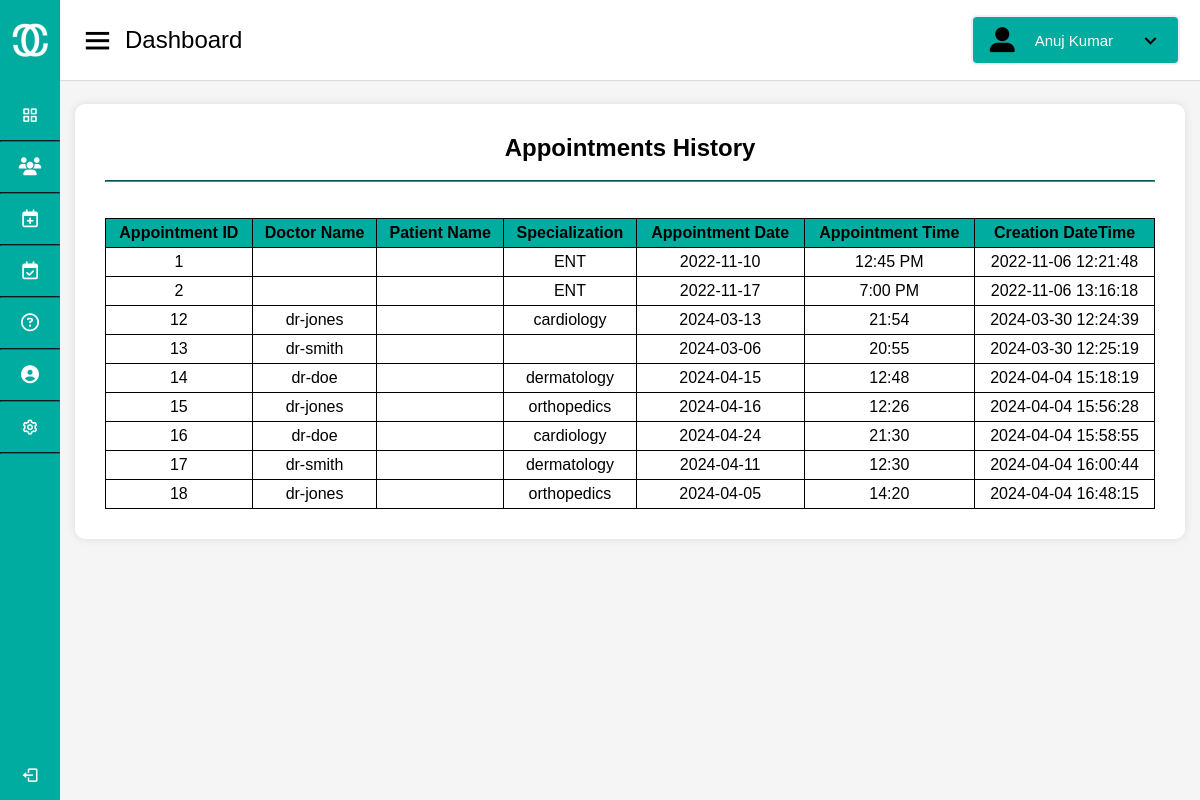
Screenshot of /Doctor/appointments-history.php with the database file from the repository.
### tables this page shows
CREATE TABLE `appointment` (
  `id` int(11) NOT NULL,
  `doctorSpecialization` varchar(255) DEFAULT NULL,
  `doctor` varchar(255) NOT NULL,
  `consultancyFees` int(11) DEFAULT NULL,
  `appointmentDate` varchar(255) DEFAULT NULL,
  `appointmentTime` varchar(255) DEFAULT NULL,
  `postingDate` timestamp NULL DEFAULT current_timestamp(),
  `updationDate` timestamp NULL DEFAULT NULL ON UPDATE current_timestamp()
);

### Doctor/appointments-history.php (the view, shortened to what this page needs)
<!DOCTYPE html>
<html lang="en" dir="ltr">
  <head>
    <link rel="stylesheet" href="style.css" />
    <link href="https://unpkg.com/boxicons@2.0.7/css/boxicons.min.css" rel="stylesheet" />
  </head>
  <body onload="onload()">
    <div class="sidebar">
      <div class="logo-details">
        <img src="logo.png" alt="logo">
        <span class="logo_name">CureConnect</span>
      </div>
      <ul class="nav-links">
        <li>
          <a href="index.html" >
            <i class="bx bx-grid-alt"></i>
            <span class="links_name">Dashboard</span>
          </a>
        </li>
        <hr>
        <li>
          <a href="search_patient.php">
            <i class="fa-solid fa-users"></i>
            <span class="links_name">Search Patients</span>
          </a>
          </li>
          <hr>
        <li>
          <a href="manage-appointment.php">
            <i class="fa-regular fa-calendar-plus"></i>
            <span class="links_name">Manage Appointments</span>
          </a>
          </li>
          <hr>
        <li>
          <a href="appointments-history.php">
            <i class="fa-regular fa-calendar-check"></i>
            <span class="links_name">Appointments History</span>
          </a>
        </li>
        <hr>
        <li>
          <a href="contact-us.html">
            <i class="fa-regular fa-circle-question"></i>
            <span class="links_name">Support</span>
          </a>
        </li>
        <hr>
        <li>
          <a href="main-update.php">
            <i class="fa-solid fa-circle-user"></i>
            <span class="links_name">Manage Profile</span>
          </a>
        </li>
        <hr>
        <li>
          <a href="settings.html">
            <i class="bx bx-cog"></i>
            <span class="links_name">Settings</span>
          </a>
        </li>
        <hr>
        <li class="log_out">
          <a href="#">
            <i class="bx bx-log-out"></i>
            <span class="links_name">Log out</span>
          </a>
        </li>
      </ul>
    </div>
    <section class="home-section">
      <nav>
        <div class="sidebar-button">
          <i class="bx bx-menu sidebarBtn"></i>
          <span class="dashboard">Dashboard</span>
        </div>
        <button class="profile-details dropbtn dropdown" onclick="toggleDropdown()">
          <i class="fa-solid fa-user-large"></i>
          <span class="admin_name">Anuj Kumar</span>
          <i class="bx bx-chevron-down"></i>
        </button>
      </nav>
      <div class="home-content">
        <div class="main">
          <div class="main-head">
            <h2>Appointments History</h2><br><hr><br><br>
          </div>
          <div class="table-container">
<table>
<tr>
    <th>Appointment ID</th>
    <th>Doctor Name</th>
    <th>Patient Name</th>
    <th>Specialization</th>
    <th>Appointment Date</th>
    <th>Appointment Time</th>
    <th>Creation DateTime</th>
  </tr>
  <?php
$servername = "localhost";
$username = "root";
$password = '';
$dbname = "hms";
$conn = new mysqli($servername, $username, $password, $dbname);
$sql = "SELECT * FROM appointment";
$result = $conn->query($sql);
if ($result->num_rows > 0) {
    while ($row = $result->fetch_assoc()) {
        echo "<tr>";
        echo "<td>" . $row['id'] . "</td>";;
        echo "<td>" . $row['doctor'] . "</td>";
        echo "<td>" . $row['P_name'] . "</td>";
        echo "<td>" . $row['doctorSpecialization'] . "</td>";
        echo "<td>" . $row['appointmentDate'] . "</td>";
        echo "<td>" . $row['appointmentTime'] . "</td>";
        echo "<td>" . $row['postingDate'] . "</td>";
        echo "</tr>";
    }
} else {
    echo "<tr><td colspan='7'>No appointments found</td></tr>";
}
?>
</table>
</div>
        </div>
      </div>
  </body>
</html>

### Doctor/style.css (style rules this page uses)
:root { --light-primary-color: white; --light-secondary-color: #6c757d; --light-main-color: #00ab9f; }
* { margin: 0; padding: 0; box-sizing: border-box; font-family: 'Poppins', sans-serif; text-decoration: none; }
.sidebar { position: fixed; height: 100%; width: 240px; background: #00ab9f; transition: all 0.5s ease; }
.light-mode .sidebar hr { border-color: #15706a; }
.sidebar .logo-details { height: 80px; display: flex; align-items: center; }
.sidebar .logo-details img { width: 40px; height: auto; margin: 10px; }
.sidebar .logo-details .logo_name { color: #fff; font-size: 24px; font-weight: 500; }
.sidebar .nav-links { margin-top: 10px; }
.sidebar .nav-links li { position: relative; list-style: none; height: 50px; }
.sidebar .nav-links li a { color: white; }
.light-mode .sidebar .nav-links li a { background-color: #00ab9f; }
.sidebar .nav-links li a { height: 100%; width: 100%; display: flex; align-items: center; }
.sidebar .nav-links li i { min-width: 60px; text-align: center; font-size: 18px; }
.sidebar .nav-links li a .links_name { font-size: 15px; font-weight: 400; white-space: nowrap; }
.sidebar .nav-links .log_out { position: absolute; bottom: 0; width: 100%; }
.light-mode .home-section { background: #f5f5f5; }
.home-section { position: relative; min-height: 100vh; width: calc(100% - 240px); left: 240px; transition: all 0.5s ease; }
.light-mode .home-section nav { background: #fff; }
.home-section nav { display: flex; justify-content: space-between; height: 80px; display: flex; align-items: center; position: fixed; width: calc(100% - 240px); left: 240px; z-index: 100; padding: 0 20px; box-shadow: 0 1px 1px rgba(0, 0, 0, 0.1); transition: all 0.5s ease; }
.home-section nav .sidebar-button { display: flex; align-items: center; font-size: 24px; font-weight: 500; }
nav .sidebar-button i { font-size: 35px; margin-right: 10px; }
.profile-details { position: relative; }
.dropbtn { cursor: pointer; }
.light-mode .home-section nav .profile-details { background: #00ab9f; border-color: #EFEEF1; }
.home-section nav .profile-details { display: flex; align-items: center; color: white; border: 2px solid; border-radius: 6px; height: 50px; min-width: 190px; padding: 0 15px 0 2px; justify-content: space-between; }
nav .profile-details .admin_name { font-size: 15px; font-weight: 500; margin: 0 10px; white-space: nowrap; padding-left: 10px; }
nav .profile-details i { padding-left: 15px; font-size: 25px; color: black; }
.home-section .home-content { position: relative; padding-top: 104px; }
@media (max-width: 1240px) { .sidebar { width: 60px; } }
@media (max-width: 1240px) { .home-section { width: calc(100% - 60px); left: 60px; } }
@media (max-width: 1240px) { .home-section nav { width: calc(100% - 60px); left: 60px; } }
.light-mode .main { background-color: white; }
.main { margin: 15px; margin-top: 0; padding: 30px; box-shadow: 0px 0px 10px rgba(0, 0, 0, 0.1); border-radius: 10px; }
.main h2 { text-align: center; }
.main hr { border-color: #00ab9f; }
.main-head { display: block; width: 100%; }
.main table { width: 100%; border-collapse: collapse; }
.main th, .main td { border: 1px solid black; padding: 5px; text-align: center; text-overflow: auto; padding: 5px; white-space: nowrap; }
.main th { background-color: #00ab9f; color: black; }
.table-container { overflow-y: auto; }

### rows the page displays
appointment: id "1", doctorSpecialization "ENT", appointmentDate "2022-11-10", appointmentTime "12:45 PM", postingDate "2022-11-06 12:21:48"
appointment: id "2", doctorSpecialization "ENT", appointmentDate "2022-11-17", appointmentTime "7:00 PM", postingDate "2022-11-06 13:16:18"
appointment: id "12", doctor "dr-jones", doctorSpecialization "cardiology", appointmentDate "2024-03-13", appointmentTime "21:54", postingDate "2024-03-30 12:24:39"
appointment: id "13", doctor "dr-smith", appointmentDate "2024-03-06", appointmentTime "20:55", postingDate "2024-03-30 12:25:19"
appointment: id "14", doctor "dr-doe", doctorSpecialization "dermatology", appointmentDate "2024-04-15", appointmentTime "12:48", postingDate "2024-04-04 15:18:19"
appointment: id "15", doctor "dr-jones", doctorSpecialization "orthopedics", appointmentDate "2024-04-16", appointmentTime "12:26", postingDate "2024-04-04 15:56:28"
appointment: id "16", doctor "dr-doe", doctorSpecialization "cardiology", appointmentDate "2024-04-24", appointmentTime "21:30", postingDate "2024-04-04 15:58:55"
appointment: id "17", doctor "dr-smith", doctorSpecialization "dermatology", appointmentDate "2024-04-11", appointmentTime "12:30", postingDate "2024-04-04 16:00:44"
appointment: id "18", doctor "dr-jones", doctorSpecialization "orthopedics", appointmentDate "2024-04-05", appointmentTime "14:20", postingDate "2024-04-04 16:48:15"
